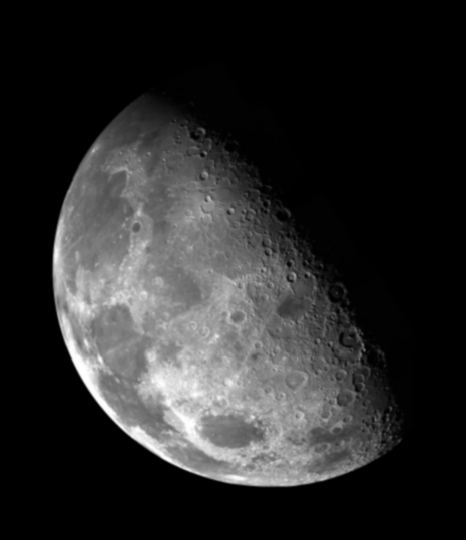
#> input picture moon.tif, 466 x 540 px
$ python addrandomnoise.py 3
#> lines starting #> are read from the running program, lines starting #| are printed output that depends on the picture
import cv2
import numpy as np
import sys
imageSource = 'moon.tif'
img = cv2.imread(imageSource, 0)
#> img is the input picture: shape (540, 466); min 0, max 254, mean 42.7


def addnoise(img):
    arr = np.ndarray(img.shape, dtype=np.int8)
    cv2.randn(arr, 0, 1)
    return img + arr


n = int(sys.argv[1])
arr = np.ndarray(img.shape, dtype=np.uint8)
cv2.imshow('Original', img)
imglist = []

while n > 0:
    imglist.append(img)
    img = addnoise(img)
    n = n - 1
#> after the loop, imglist = 3 items; n = 0

cv2.imshow('Last noise addition', img)
res = np.zeros(img.shape, dtype=int)
for img in imglist:
    res = res + img
#> this loop made 3 passes

res = res // len(imglist)
cv2.imshow('Average Noise added', np.array(res, dtype=np.uint8))
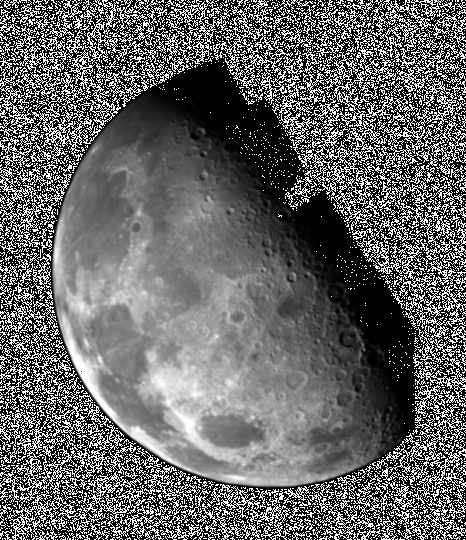
#> window 'Average Noise added': shape (540, 466); min 0, max 255, mean 102.4
cv2.waitKey(0)
cv2.destroyAllWindows()
